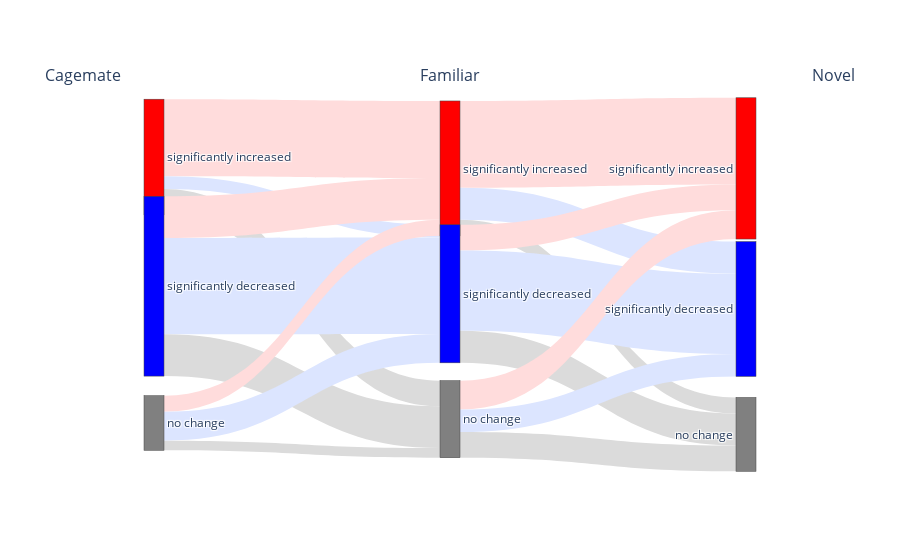

Notebook code cell kept with this figure:
### Code cell
names = ["significantly increased", "significantly decreased", "no change",           # First stage
                "significantly increased", "significantly decreased", "no change",  
                " significantly increased", " significantly decreased", " no change"]
targets = ["significantly increased", "significantly decreased", "no change",           # First stage
                "significantly increased", "significantly decreased", "no change",  
                " significantly increased", " significantly decreased", " no change",
                "significantly increased", "significantly decreased", "no change",           # First stage
                "significantly increased", "significantly decreased", "no change",  
                " significantly increased", " significantly decreased", " no change"]
color_dict = {'increased':'red','decreased':'blue','change':'grey'}
color_dict_links = {"increased":"#FFDCDC", 'decreased': "#DCE5FF", 'change':  "#DBDBDB"}
fig = go.Figure(data=[go.Sankey(
    node = dict(
        label = names,             # Third stage
        pad = 15,
        thickness = 20,
        color = [color_dict[x.split(' ')[-1]] for x in names],
         y = [0.15, 0.49, 0.85,     # First stage (A_1, B_1, C_1)
            0.18, 0.51, 0.84,     # Second stage (A_2, B_2, C_2) 
            0.18, 0.55, 0.88],    # Third stage (A_3, B_3, C_3)
       # x positions to space out stages
        x = [0.1, 0.1, 0.1,       # First stage
            0.5, 0.5, 0.5,       # Second stage
            0.9, 0.9, 0.9] 
    ),
    link = dict(
        # First stage to second stage
        source = [0, 0, 0,          # Math101 to Pass/Fail
                 1, 1, 1,
                 2, 2, 2,
                 3, 3, 3, 
                 4, 4, 4, 
                 5, 5, 5],          # Physics101 to Pass/Fail
        target = [3, 4, 5,          # to Pass Math/Fail Math
                 3, 4, 5,
                 3, 4, 5,
                 6, 7, 8,
                 6, 7, 8,
                 6, 7, 8],          # to Pass Physics/Fail Physics
        value = values,  
        color = [color_dict_links[x.split(' ')[-1]] for x in targets],
         
      
               # 70 pass physics, 30 fail
    )
)])
fig.update_layout(
    annotations=[
        # First group title
        dict(
            x=-0.05,  # x position (0 to 1)
            y=1.1,  # y position above the plot
            xref="paper",
            yref="paper",
            text="Cagemate",
            showarrow=False,
            font=dict(size=16)
        ),
        # Second group title
        dict(
            x=0.5,
            y=1.1,
            xref="paper",
            yref="paper",
            text="Familiar",
            showarrow=False,
            font=dict(size=16)
        ),
        # Third group title
        dict(
            x=1.05,
            y=1.1,
            xref="paper",
            yref="paper",
            text="Novel",
            showarrow=False,
            font=dict(size=16)
        ),
        # dict(
        #     x=.5,
        #     y=1.3,
        #     xref="paper",
        #     yref="paper",
        #     text="Novel",
        #     showarrow=False,
        #     font=dict(size=24)
        # )
    ],
    # Add more top margin to make room for labels
    margin=dict(t=100)
)

fig.show()

### Figure 1 — Plotly figure (JSON) as saved in the notebook; plotly's stock layout.template omitted (floating-point values rounded to 4 significant figures)
{"data": [{"link": {"color": ["#FFDCDC", "#DCE5FF", "#DBDBDB", "#FFDCDC", "#DCE5FF", "#DBDBDB", "#FFDCDC", "#DCE5FF", "#DBDBDB", "#FFDCDC", "#DCE5FF", "#DBDBDB", "#FFDCDC", "#DCE5FF", "#DBDBDB", "#FFDCDC", "#DCE5FF", "#DBDBDB"], "source": [0, 0, 0, 1, 1, 1, 2, 2, 2, 3, 3, 3, 4, 4, 4, 5, 5, 5], "target": [3, 4, 5, 3, 4, 5, 3, 4, 5, 6, 7, 8, 6, 7, 8, 6, 7, 8], "value": [24, 4, 8, 13, 30, 13, 5, 9, 3, 27, 10, 5, 8, 25, 10, 9, 7, 8]}, "node": {"color": ["red", "blue", "grey", "red", "blue", "grey", "red", "blue", "grey"], "label": ["significantly increased", "significantly decreased", "no change", "significantly increased", "significantly decreased", "no change", " significantly increased", " significantly decreased", " no change"], "pad": 15, "thickness": 20, "x": [0.1, 0.1, 0.1, 0.5, 0.5, 0.5, 0.9, 0.9, 0.9], "y": [0.15, 0.49, 0.85, 0.18, 0.51, 0.84, 0.18, 0.55, 0.88]}, "type": "sankey"}], "layout": {"annotations": [{"font": {"size": 16}, "showarrow": false, "text": "Cagemate", "x": -0.05, "xref": "paper", "y": 1.1, "yref": "paper"}, {"font": {"size": 16}, "showarrow": false, "text": "Familiar", "x": 0.5, "xref": "paper", "y": 1.1, "yref": "paper"}, {"font": {"size": 16}, "showarrow": false, "text": "Novel", "x": 1.05, "xref": "paper", "y": 1.1, "yref": "paper"}], "margin": {"t": 100}}}
